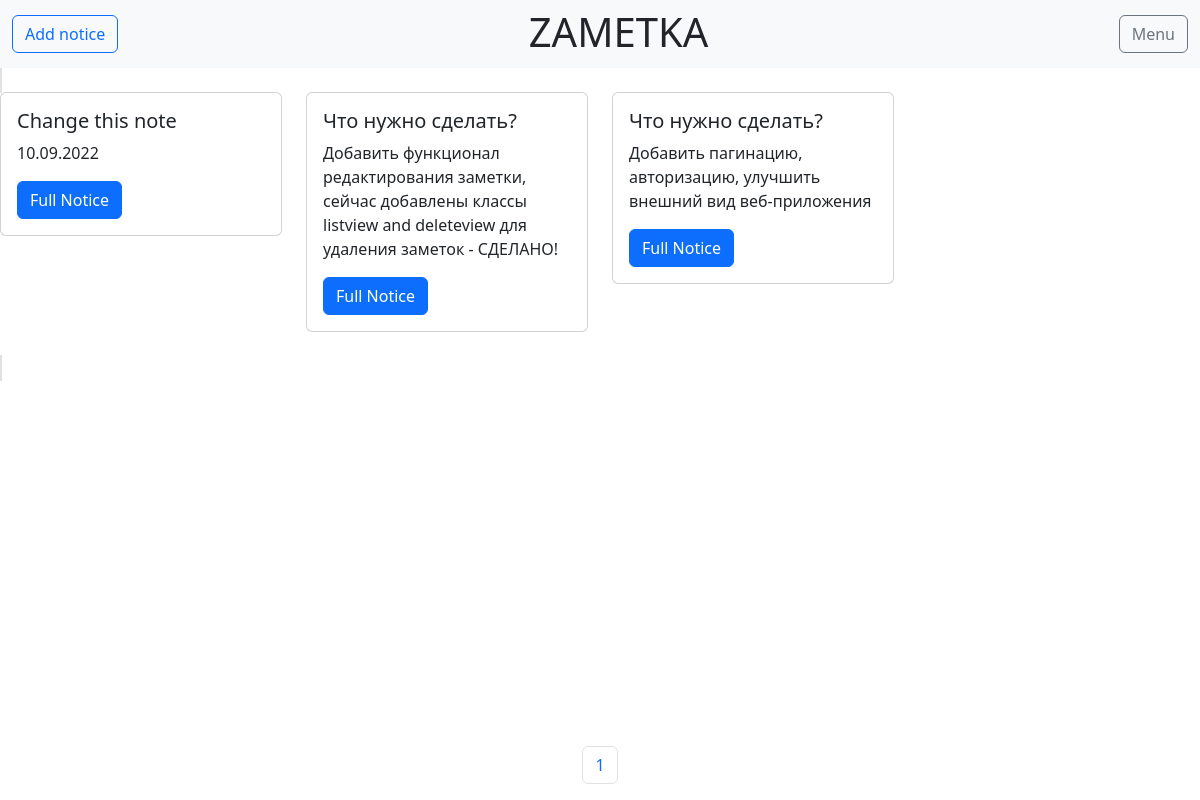
The app's page /, older data.
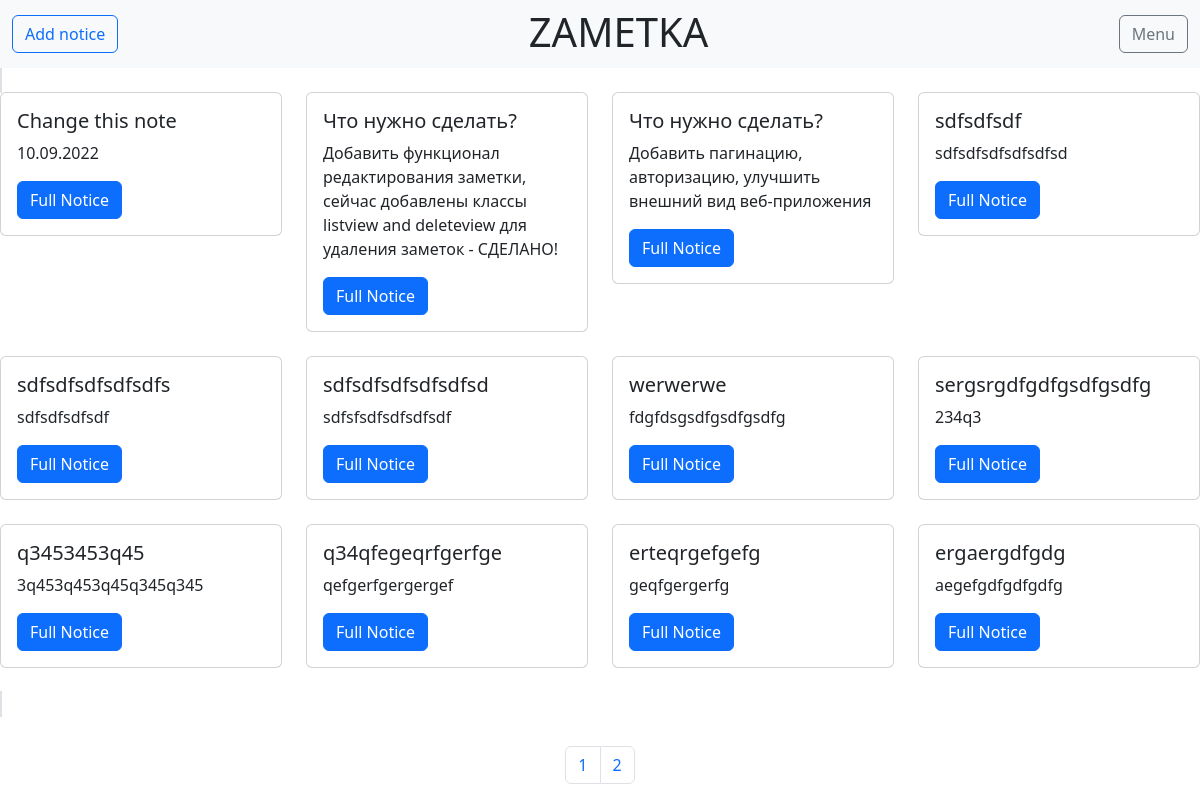
The same page, newer data.
### noticeapp/models.py (models this page shows, shortened)
class Notice(models.Model):
    title = models.CharField(max_length=50)
    text = models.TextField(blank=True)
    time_create = models.DateTimeField(auto_now_add=True)
    def get_absolute_url(self):
        return reverse('fullnotice', kwargs={'notice_id': self.pk})
    class Meta: #for admin board
        ordering = ['time_create', 'title']

### noticeapp/views.py (the view)
# urls.py: path('', NoticeHome.as_view(), name='home'), #доменсайта, + префикс noticeapp
class NoticeHome(ListView):#Отвечает за базовую страницу сайта и основываться на классе ListView
    paginate_by = 12
    model = Notice
    template_name = "notice/index.html"
    context_object_name = 'notice_card_information'

### noticeapp/templates/notice/index.html (shortened to what this page needs)
{% load static %}
<!DOCTYPE html>
<html lang="en">
<head>
    <link type="text/css" href = "{% static 'noticeapp/css/style.css' %}" rel="stylesheet" >
    <link href="https://cdn.jsdelivr.net/npm/bootstrap@5.2.0/dist/css/bootstrap.min.css" rel="stylesheet">
</head>
<body>
<nav class="navbar navbar-expand-lg bg-light">
    <div class="container-fluid">
        <div class="collapse navbar-collapse" id="navbarSupportedContent">
            <ul class="navbar-nav me-auto mb-2 mb-lg-0">
                <a href="{% url 'addnotice' %}" type="button" class="btn btn-outline-primary">Add notice</a>
            </ul>
            <h1 class="me-auto mb-2 mb-lg-1">ZAMETKA</h1>
            <a href="#" type="button" class="btn btn-outline-secondary">Menu</a>
        </div>
    </div>
</nav>
<span class="border border-2">
    <div class="row">
        {% for elem in notice_card_information %}
        <br><div class="col-sm-3">
    <div class="card">
      <div class="card-body">
        <h5 class="card-title">{{elem.title}}</h5>
        <p class="card-text">{{elem.text}}</p>
        <a href="{{ elem.get_absolute_url }}" class="btn btn-primary">Full Notice</a>
      </div>
    </div></br>
  </div>
        {% endfor %}
</div>
</span>
<div class="fixed-bottom">
    <nav aria-label="Page navigation example">
        <ul class="pagination justify-content-center">
            {% for p in page_obj.paginator.page_range %}
            {% if p >= page_obj.number|add:-1 and p <= page_obj.number|add:1 %}
            <li class="page-item"><a class="page-link" href="?page={{ p }}">{{ p }}</a></li>
            {% endif %}
            {% endfor %}
        </ul>
    </nav>
</div>
</body>
</html>

Row changes from the older to the newer data that the page shows:
added Notice: title "sdfsdfsdf", text "sdfsdfsdfsdfsdfsd"
added Notice: title "sdfsdfsdfsdfsdfs", text "sdfsdfsdfsdf"
added Notice: title "sdfsdfsdfsdfsdfsd", text "sdfsfsdfsdfsdfsdf"
added Notice: title "werwerwe", text "fdgfdsgsdfgsdfgsdfg"
added Notice: title "sergsrgdfgdfgsdfgsdfg", text "234q3"
added Notice: title "q3453453q45", text "3q453q453q45q345q345"
added Notice: title "q34qfegeqrfgerfge", text "qefgerfgergergef"
added Notice: title "erteqrgefgefg", text "geqfgergerfg"
added Notice: title "ergaergdfgdg", text "aegefgdfgdfgdfg"
Text that changed along with them:
new list line: "2"
